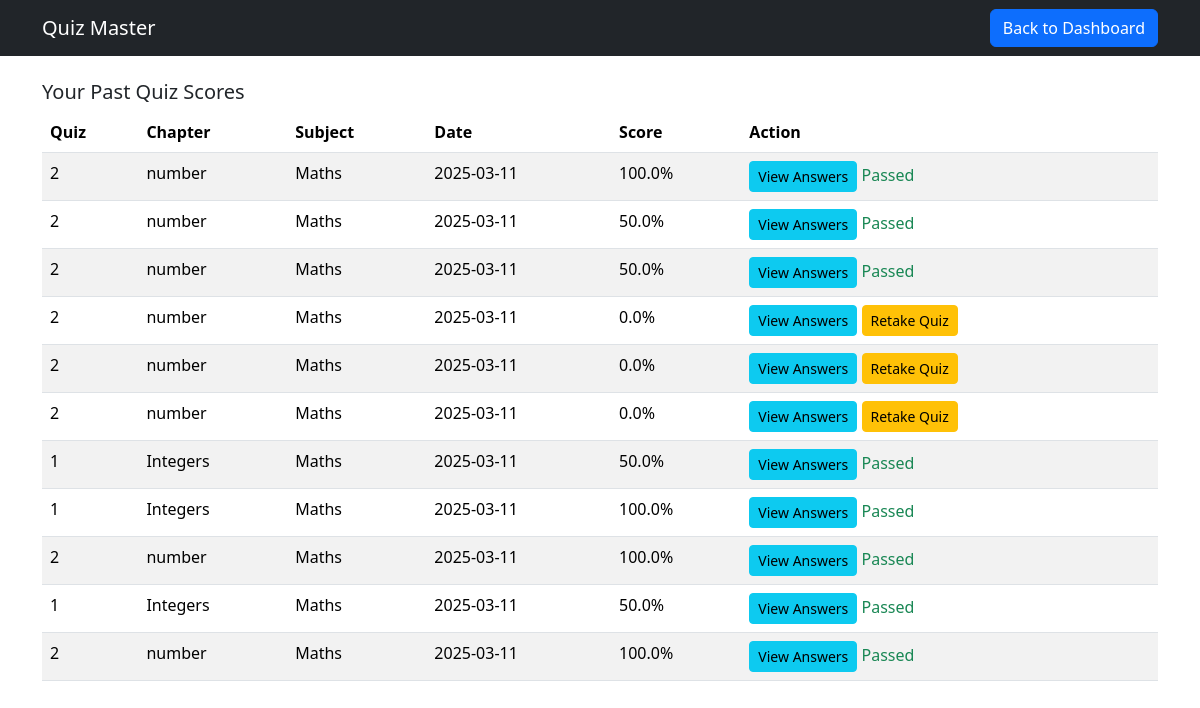
The page /user_scores (signed in) on the database its author committed.
### app.py (models this page shows)
class Score(db.Model):
    __tablename__ = 'score'
    ScoreID = db.Column(db.Integer, primary_key=True, autoincrement=True)
    QuizID = db.Column(db.Integer, db.ForeignKey('quiz.QuizID'), nullable=False)
    UserID = db.Column(db.Integer, db.ForeignKey('user.UserID'), nullable=False)
    TimeStamp = db.Column(db.DateTime, default=db.func.current_timestamp())  # Auto-fills time of attempt
    TotalScore = db.Column(db.Float, nullable=False)
    user = db.relationship('User', backref='scores')
    quiz = db.relationship('Quiz', backref='scores')

class Quiz(db.Model):
    __tablename__ = 'quiz'
    QuizID = db.Column(db.Integer, primary_key=True, autoincrement=True)
    Date_of_quiz = db.Column(db.Date, nullable=False)
    Time_duration = db.Column(db.String(5), nullable=False)  # Stores "HH:MM"
    Remarks = db.Column(db.String(500))
    ChapterID = db.Column(db.Integer, db.ForeignKey('chapter.ChapterID'), nullable=False)
    QuestionsR = db.relationship('Questions', backref='quiz', lazy=True)

class Chapter(db.Model):
    __tablename__ = 'chapter'
    ChapterID = db.Column(db.Integer, primary_key=True, autoincrement=True)
    Chaptername = db.Column(db.String(500), nullable=False)
    Description = db.Column(db.String(500), nullable=False)
    QuizR = db.relationship('Quiz', backref='chapter', lazy=True)
    SubjectID = db.Column(db.Integer, db.ForeignKey('subject.SubjectID'), nullable=False)
    subject = db.relationship('Subject', backref='chapters')

class Subject(db.Model):
    __tablename__ = 'subject'
    SubjectID = db.Column(db.Integer, primary_key=True, autoincrement=True)
    Subjectname = db.Column(db.String(500), nullable=False)
    Description = db.Column(db.String(500), nullable=False)

### app.py (the view)
@app.route('/user_scores')
def user_scores():
    if 'user_id' not in session:
        flash("Unauthorized access!", "danger")
        return redirect(url_for("home"))
    user_id = session['user_id']
    scores = Score.query.filter_by(UserID=user_id).all()
    for score in scores:
        score.retake_allowed = score.TotalScore < 40  # Check if score is below 40%
    return render_template("quiz_scores.html", scores=scores)

### templates/quiz_scores.html (shortened to what this page needs)
<!DOCTYPE html>
<html lang="en">
<head>
    <link href="https://cdn.jsdelivr.net/npm/bootstrap@5.3.2/dist/css/bootstrap.min.css" rel="stylesheet">
</head>
<body>
    <nav class="navbar navbar-expand-lg navbar-dark bg-dark">
        <div class="container">
            <a class="navbar-brand" href="#">Quiz Master</a>
            <a href="{{ url_for('user_dashboard') }}" class="btn btn-primary">Back to Dashboard</a>
        </div>
    </nav>
    <div class="container mt-4">
        <h5>Your Past Quiz Scores</h5>
        {% if scores %}
        <table class="table table-striped">
            <thead>
                <tr>
                    <th>Quiz</th>
                    <th>Chapter</th>
                    <th>Subject</th>
                    <th>Date</th>
                    <th>Score</th>
                    <th>Action</th>
                </tr>
            </thead>
            <tbody>
                {% for score in scores %}
                <tr>
                    <td>{{ score.quiz.QuizID }}</td>
                    <td>{{ score.quiz.chapter.Chaptername }}</td>
                    <td>{{ score.quiz.chapter.subject.Subjectname }}</td>
                    <td>{{ score.TimeStamp.date() }}</td>
                    <td>{{ score.TotalScore }}%</td>
                    <td>
                        <button class="btn btn-info btn-sm" data-bs-toggle="modal" data-bs-target="#viewAnswers{{ score.ScoreID }}">View Answers</button>
                        {% if score.TotalScore < 40 %}
                            <a href="{{ url_for('start_quiz', quiz_id=score.quiz.QuizID) }}" class="btn btn-warning btn-sm">Retake Quiz</a>
                        {% else %}
                            <span class="text-success">Passed</span>
                        {% endif %}
                    </td>
                </tr>
                {% endfor %}
            </tbody>
        </table>
        {% else %}
        <p>No quiz attempts found.</p>
        {% endif %}
    </div>
</body>
</html>

### rows shown on the page
Score: quiz.QuizID "2", quiz.chapter.Chaptername "number", quiz.chapter.subject.Subjectname "Maths", TimeStamp "2025-03-11", TotalScore "100.0", shows "Passed"
Score: quiz.QuizID "2", quiz.chapter.Chaptername "number", quiz.chapter.subject.Subjectname "Maths", TimeStamp "2025-03-11", TotalScore "50.0", shows "Passed"
Score: quiz.QuizID "2", quiz.chapter.Chaptername "number", quiz.chapter.subject.Subjectname "Maths", TimeStamp "2025-03-11", TotalScore "50.0", shows "Passed"
Score: quiz.QuizID "2", quiz.chapter.Chaptername "number", quiz.chapter.subject.Subjectname "Maths", TimeStamp "2025-03-11", TotalScore "0.0"
Score: quiz.QuizID "2", quiz.chapter.Chaptername "number", quiz.chapter.subject.Subjectname "Maths", TimeStamp "2025-03-11", TotalScore "0.0"
Score: quiz.QuizID "2", quiz.chapter.Chaptername "number", quiz.chapter.subject.Subjectname "Maths", TimeStamp "2025-03-11", TotalScore "0.0"
Score: quiz.QuizID "1", quiz.chapter.Chaptername "Integers", quiz.chapter.subject.Subjectname "Maths", TimeStamp "2025-03-11", TotalScore "50.0", shows "Passed"
Score: quiz.QuizID "1", quiz.chapter.Chaptername "Integers", quiz.chapter.subject.Subjectname "Maths", TimeStamp "2025-03-11", TotalScore "100.0", shows "Passed"
Score: quiz.QuizID "2", quiz.chapter.Chaptername "number", quiz.chapter.subject.Subjectname "Maths", TimeStamp "2025-03-11", TotalScore "100.0", shows "Passed"
Score: quiz.QuizID "1", quiz.chapter.Chaptername "Integers", quiz.chapter.subject.Subjectname "Maths", TimeStamp "2025-03-11", TotalScore "50.0", shows "Passed"
Score: quiz.QuizID "2", quiz.chapter.Chaptername "number", quiz.chapter.subject.Subjectname "Maths", TimeStamp "2025-03-11", TotalScore "100.0", shows "Passed"
